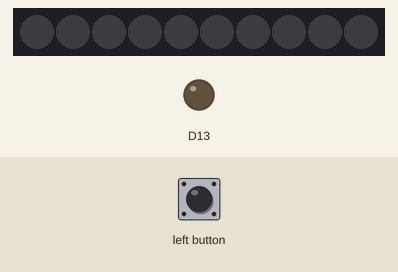
Bench run of a sketch on a simulated Adafruit Circuit Playground Express. Parts: 10 RGB LEDs in strip order, left to right, output pins drawn as LEDs (lit = HIGH). The inputs (shaded band) are chosen by the test bench. Dim RGB values are drawn brighter than linear.

Above: at 1.2 s.
1.3 s: left button pressed for 0.15 s
At 1.37 s:
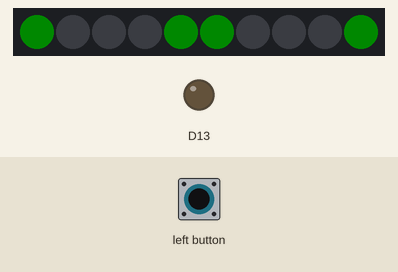
2.9 s: left button pressed for 3.2 s
Timing chart, 0 to 5.9 s (numbered marks = the images above; inputs shaded):
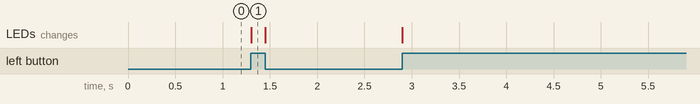

The sketch:

RGB_LED_Practice.ino
```cpp
#include <Adafruit_CircuitPlayground.h>

int buttonPin = 4;

void setup() {
  // put your setup code here, to run once:
  pinMode(buttonPin, INPUT);
  CircuitPlayground.begin();
  CircuitPlayground.setBrightness(10);
}

void loop() {
  // put your main code here, to run repeatedly:
  int buttonPress = digitalRead(buttonPin);

  if (buttonPress == HIGH) {
    CircuitPlayground.setPixelColor(0, 0, 255, 0);
    CircuitPlayground.setPixelColor(4, 0, 255, 0);
    CircuitPlayground.setPixelColor(5, 0, 255, 0);
    CircuitPlayground.setPixelColor(9, 0, 255, 0);
  }
  else {
    CircuitPlayground.clearPixels();
  }
}
```

Measured:
- after the input at 1.3 s, the LEDs: change at once (image 1)
